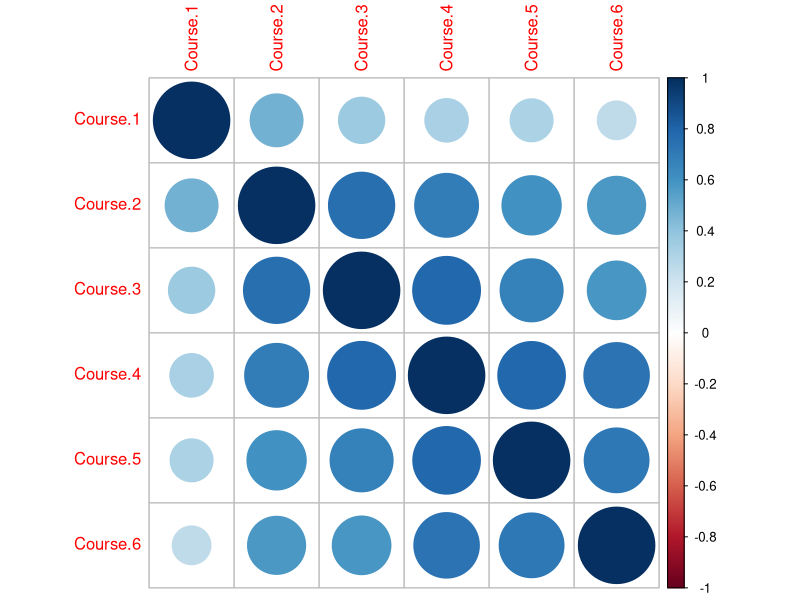

Reproduce this figure in R.
#Load the dataset
marks <- read.csv("marks.csv", stringsAsFactors = FALSE)

#Plot the correlations
library(corrplot)
corrplot(cor(marks[-1]))

#Scale the data
marks_stand <- as.data.frame(scale(marks[-1]))

#Factor Analysis
fa1 <- factanal(marks_stand, factors = 2,rotation = "varimax")
fa1_load <- fa1$loadings

#Sum of Squares of factor loadings
eig1_load <- sum((fa1_load)^2)

#Display Results
fa1_load
eig1_load

